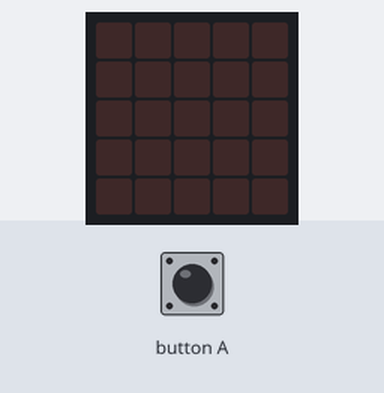
Simulated run of this program. Board: BBC micro:bit (MakeCode). Parts: the board's 5×5 LED display. Inputs (shaded band) come from the test bench.

Above: at 1.2 s.
1.3 s: button A pressed for 0.15 s
At 9.6 s:
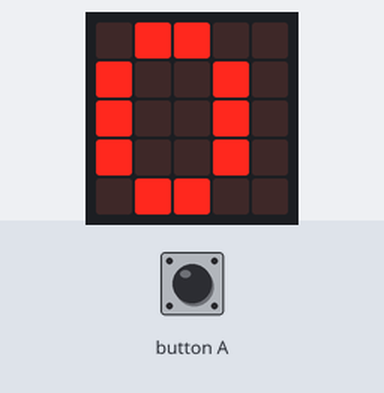
At 11.15 s:
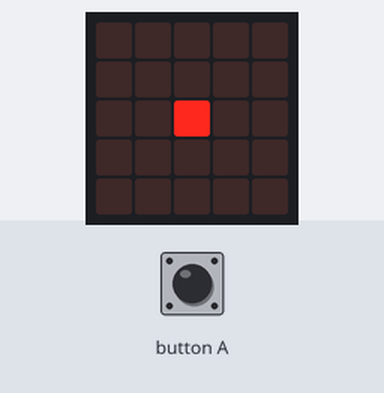
Timing chart, 0 to 12.7 s (numbered marks = the images above; inputs shaded):
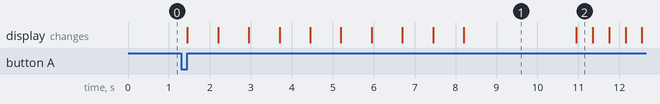

Measured:
- after the input at 1.3 s, the display: first changes after 0.15 s (image 1 shows a later state)
- what the display in image 1 shows lasts 2.8 s, from 8.2 s to 11.0 s
- what the display in image 2 shows lasts 0.4 s, from 11.0 s to 11.4 s

The program:

main.ts
```typescript
let counter = 0
input.onButtonPressed(Button.A, function () {
    counter = 10
    for (let index = 0; index < 10; index++) {
        counter += -1
        basic.showNumber(counter)
    }
    basic.pause(2000)
    basic.showLeds(`
        . . . . .
        . . . . .
        . . # . .
        . . . . .
        . . . . .
        `)
    basic.showLeds(`
        . . . . .
        . . # . .
        . # . # .
        . . # . .
        . . . . .
        `)
    basic.showLeds(`
        . . # . .
        . # . # .
        # . . . #
        . # . # .
        . . # . .
        `)
    basic.showLeds(`
        . # . # .
        # . . . #
        . . . . .
        # . . . #
        . # . # .
        `)
    basic.showLeds(`
        # . . . #
        . . . . .
        . . . . .
        . . . . .
        # . . . #
        `)
})
```

test.ts
```typescript
// 在這裡測試；當此封包作為擴充功能時，將不會編譯此內容。
```
